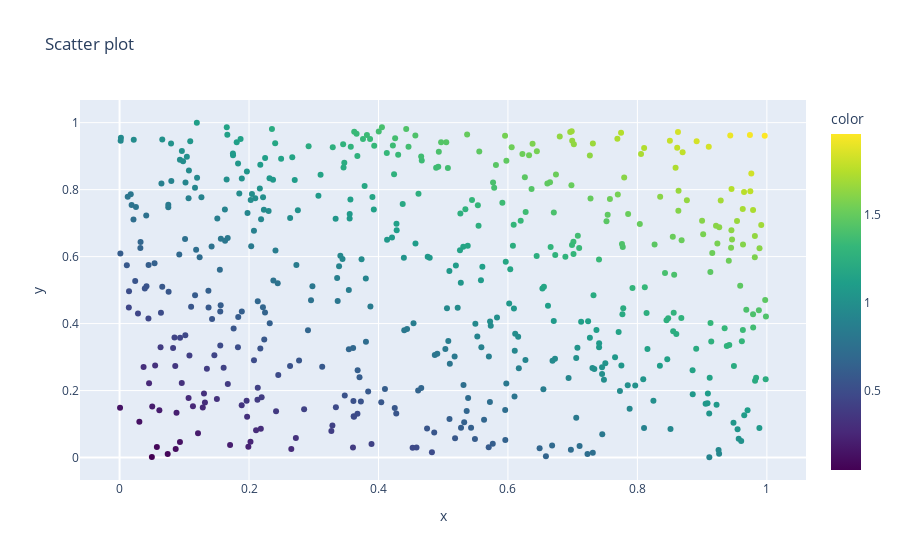

Source (notebook cell):
### Markdown cell above
## 3. Write a program to draw a scatter plot for random 500 x and y coordinates and style it

### Code cell
import numpy as np
import plotly.express as ex  # Import Plotly Express for plotting
from py_logging import get_critical_logger  # Import the logging function from your logger_config module

def main():
    # Generate 100 random x and y coordinates between 0 and 1
    X = np.random.random(500)
    Y = np.random.random(500)
    
    # Create a scatter plot with Plotly Express
    # `color` parameter uses the sum of X and Y for coloring the points
    # `color_continuous_scale='viridis'` sets the color scale to 'viridis'
    # `title` sets the title of the scatter plot
    fig = ex.scatter(x=X, y=Y, color=X + Y, color_continuous_scale='viridis', title="Scatter plot")
    fig.show()  # Display the scatter plot

    logger_critical = get_critical_logger(__name__)
    
    # Log a message indicating the completion of the second part of the program
    logger_critical.critical("Third Program completed.")

# Entry point of the script
if __name__ == '__main__':
    main()

### Figure 1 — Plotly figure (JSON) as saved in the notebook; plotly's stock layout.template omitted (floating-point values rounded to 4 significant figures; data arrays with more than 128 entries replaced by an {"elided": "..."} marker saying what was removed)
{"data": [{"hovertemplate": "x=%{x}<br>y=%{y}<br>color=%{marker.color}<extra></extra>", "legendgroup": "", "marker": {"color": {"elided": "500 float values"}, "coloraxis": "coloraxis", "symbol": "circle"}, "mode": "markers", "name": "", "orientation": "v", "showlegend": false, "type": "scatter", "x": {"elided": "500 float values"}, "xaxis": "x", "y": {"elided": "500 float values"}, "yaxis": "y"}], "layout": {"coloraxis": {"colorbar": {"title": {"text": "color"}}, "colorscale": [[0, "#440154"], [0.1111, "#482878"], [0.2222, "#3e4989"], [0.3333, "#31688e"], [0.4444, "#26828e"], [0.5556, "#1f9e89"], [0.6667, "#35b779"], [0.7778, "#6ece58"], [0.8889, "#b5de2b"], [1, "#fde725"]]}, "legend": {"tracegroupgap": 0}, "title": {"text": "Scatter plot"}, "xaxis": {"anchor": "y", "domain": [0, 1], "title": {"text": "x"}}, "yaxis": {"anchor": "x", "domain": [0, 1], "title": {"text": "y"}}}}
